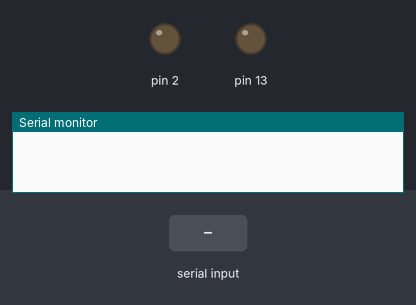
Bench run of a sketch on a simulated Arduino Uno, built with avr-gcc and run on an emulated ATmega328P. On the bench: output pins drawn as LEDs (lit = HIGH), the last lines printed to the serial monitor. Dashed ring = blinking. The test bench sets the inputs (shaded band).

Above: at 1.2 s.
1.3 s: "30,150\n" received over Serial
At 3.4 s:
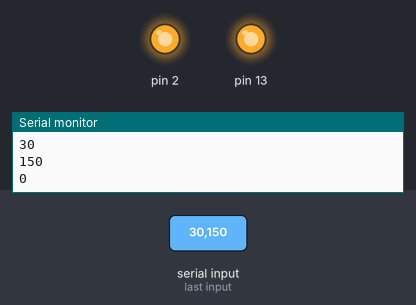
3.8 s: "5\n" received over Serial
At 4.05 s:
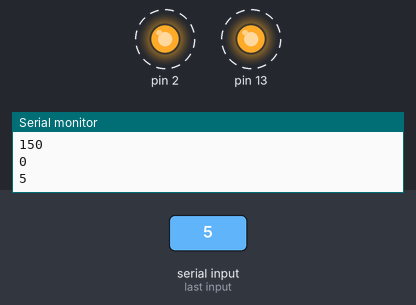
6.8 s: "30,150\n" received over Serial
At 7.6 s:
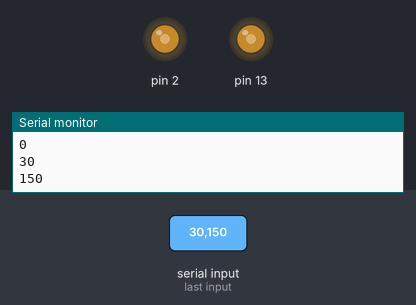
Timing chart, 0 to 9.8 s (numbered marks = the images above; inputs shaded):
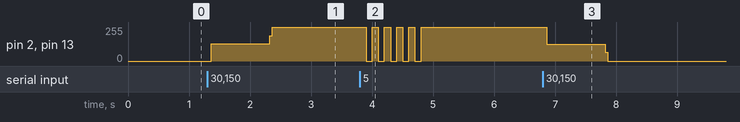

Measured:
- after the input at 1.3 s, pin 2, pin 13: 0/255 → 128/255 after 0.06 s, → 255/255 0.96 s later
- after the input at 3.8 s, pin 2, pin 13: alternates 255/255 for 0.10 s and 0/255 for 0.10 s, 10 changes in all, then stays 255/255, starting after 0.10 s
- after the input at 6.8 s, pin 2, pin 13: 255/255 → 127/255 after 0.06 s, → 0/255 0.96 s later

The sketch:

fuelGaugeFreq.ino
```cpp
#include <TimerOne.h>

int outState = LOW;
unsigned long t=100000;
unsigned int  freq = 0;

void setup() {
  pinMode(2, OUTPUT);
  pinMode(13, OUTPUT);
  Serial.begin(9600);
  Timer1.initialize(t);
  Timer1.attachInterrupt(fuelSender);
}

void loop() {
  if(Serial.available()>0){
      freq = Serial.parseInt();
      Serial.println(freq);
  }
  t = 500000/freq;
  Timer1.setPeriod(t);
}

void fuelSender(){
  outState = !outState;
  digitalWrite(2,outState);
  digitalWrite(13,outState);
}
```
